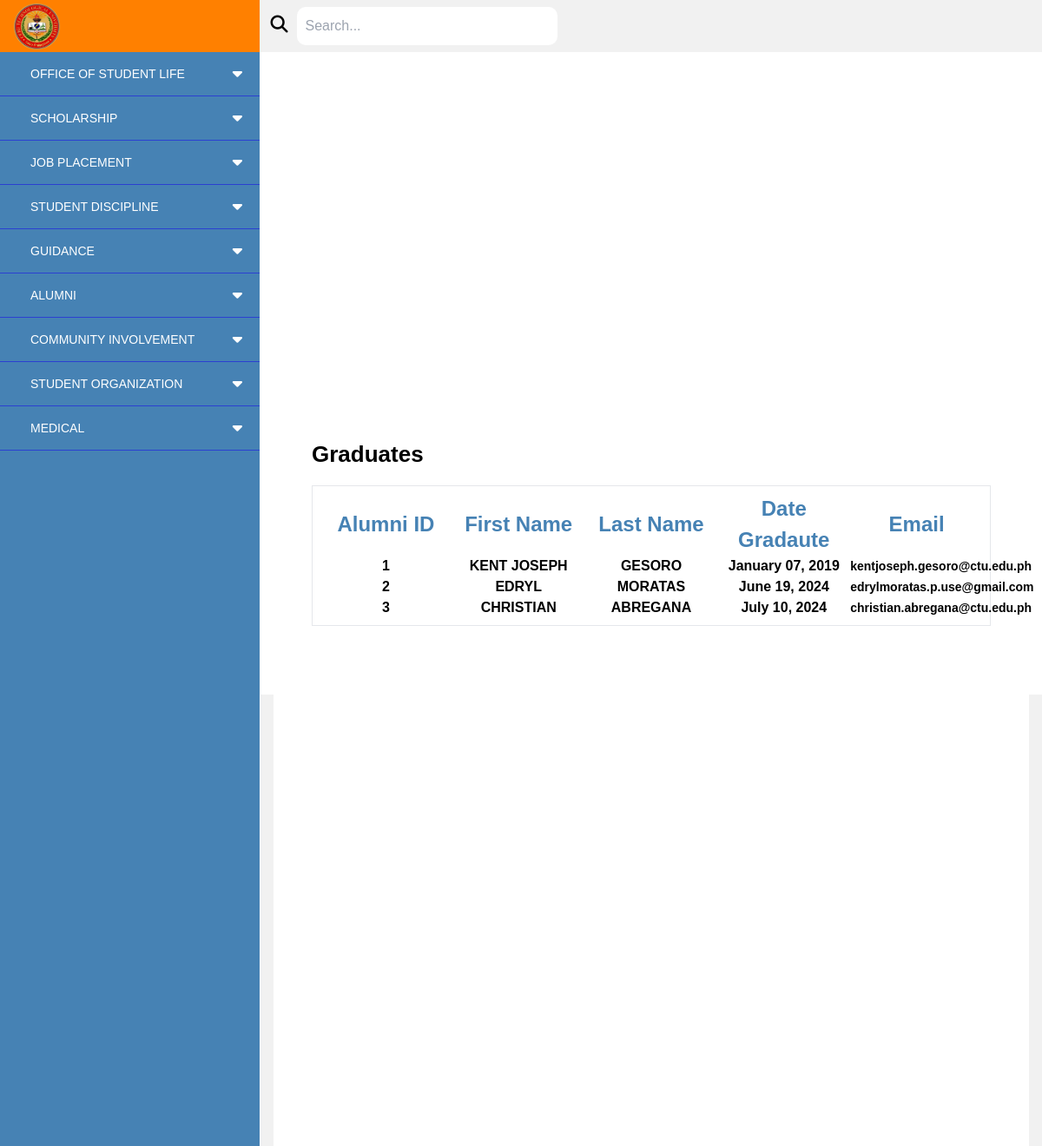
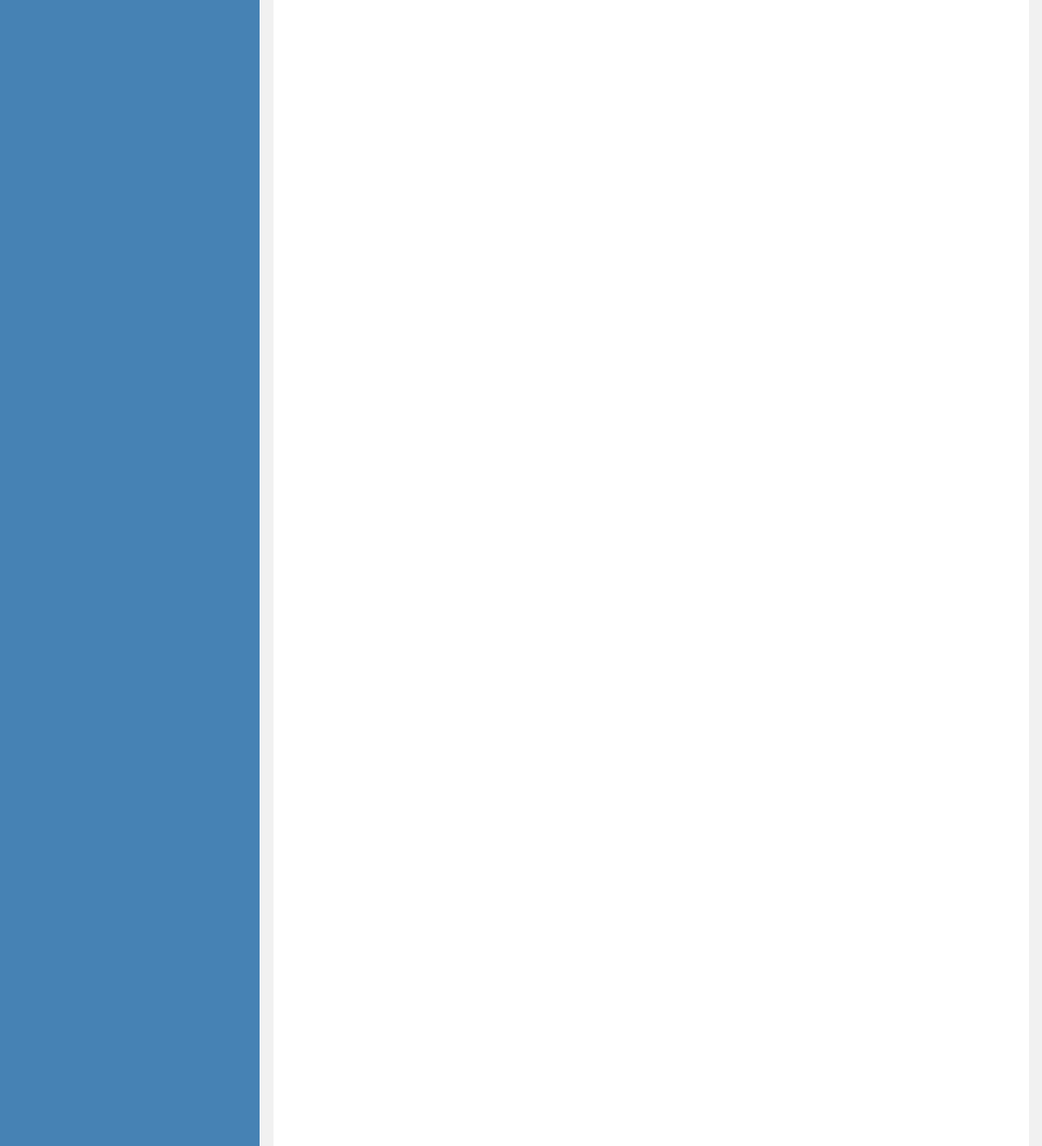
The app's page /admin_grad_tracer/ with its own data (2 pictures, top to bottom).
### studentLife_system/models.py (models this page shows)
class graduateForm(models.Model):
    alumniID = models.OneToOneField(Alumni, on_delete=models.CASCADE, primary_key=True)
    student = models.ForeignKey(studentInfo, on_delete=models.CASCADE,default=0)
    firstname = models.CharField(max_length=100, null=False)
    lastname = models.CharField(max_length=100, null=False)
    degree = models.CharField(max_length=100, null=False,default='')
    sex = models.CharField(max_length=10, null=False,default='')
    email_add = models.CharField(max_length=100, null=False,default='')
    contactnum = models.CharField(max_length=100, null=False,default='')
    alumniaddress = models.CharField(max_length=255, null=False)
    dategraduated = models.DateField(null=False)
    nameoforganization = models.CharField(max_length=255, null=False)
    employmenttype = models.CharField(max_length=100, default='default_value_here')
    occupationalClass = models.CharField(max_length=100, null=False)
    gradscholrelated = models.CharField(max_length=10, null=False)
    yearscompany = models.CharField(max_length=20, null=False)
    placework = models.CharField(max_length=100, null=False)
    firstjobgraduate = models.CharField(max_length=10, null=False)
    reasonstayingjob = models.TextField(null=False)
    designation = models.CharField(max_length=100, null=False)
    status = models.CharField(max_length=50, null=True)
    department = models.CharField(max_length=50, null=True)
    monthlyincome = models.CharField(max_length=50, null=False)
    workwhileworking = models.CharField(max_length=10, null=False)
    ifnotworking = models.CharField(max_length=255, null=False)
    reasontimegap = models.TextField(null=False)
    natureemployment = models.CharField(max_length=100, null=False)
    numberofyears = models.CharField(max_length=20, null=False)
    monthlyincome2 = models.CharField(max_length=50, null=False)
    academicprofession = models.IntegerField(null=False)
    researchcapability = models.IntegerField(null=False)
    learningefficiency =  models.IntegerField(null=False)
    peopleskills =models.IntegerField(null=False)
    problemsolvingskills = models.IntegerField(null=False)
    informationtechnologyskills = models.IntegerField(null=False)
    communityfield = models.IntegerField(null=False)
    globalfield = models.IntegerField(null=False)
    criticalskills =models.IntegerField(null=False)
    salaryimprovement = models.IntegerField(null=False)
    opportunitiesabroad = models.IntegerField(null=False)
    personalitydevelopment =models.IntegerField(null=False)
    technologiesvaluesformation = models.IntegerField(null=False)
    meetingprofessionalneeds = models.CharField(max_length=100, null=False,default='')
    rangeofcourses = models.CharField(max_length=100, null=False)
    relevanceprofession = models.CharField(max_length=100, null=False)
    extracurricular = models.CharField(max_length=100, null=False)
    premiumresearch = models.CharField(max_length=100, null=True)
    interlearning = models.CharField(max_length=100, null=False)
    teachingenvironment = models.CharField(max_length=100, null=False)
    qualityinstruction = models.CharField(max_length=100, null=False)
    teachrelationship = models.CharField(max_length=100, null=False)
    libraryresources = models.CharField(max_length=100, null=False)
    labresources = models.CharField(max_length=100, null=False)
    classize = models.CharField(max_length=100, null=False)
    profexpertise = models.CharField(max_length=100, null=False)
    profsubjectmatter = models.CharField(max_length=100, null=False)
    enrollmentdate = models.DateField(null=False)
    studiesdegree = models.CharField(max_length=100, null=False)
    universityinstitution = models.CharField(max_length=255, null=False)
    studiesAddress = models.CharField(max_length=255, null=False)
    pursuingstudies = models.TextField(null=False)
    def alumni_id(self):
        return self.alumni.alumniID
    alumni_id.short_description = 'Alumni ID'

class Alumni(models.Model):
    alumniID = models.AutoField(primary_key=True)
    student = models.ForeignKey(studentInfo, on_delete=models.CASCADE)
    alumnidate = models.DateField()
    alumnibirthday = models.DateField()
    alumnicontact = models.CharField(max_length=15)
    sssgsis = models.CharField(max_length=20)
    tin = models.CharField(max_length=20)
    parentguardian = models.CharField(max_length=100)
    alumniaddress = models.TextField()
    firstname = models.CharField(max_length=100, default='')
    lastname = models.CharField(max_length=100,default='')
    email_add = models.CharField(max_length=100, null=False,default='')
    degree = models.CharField(max_length=100, null=False,default='')
    sex = models.CharField(max_length=10, null=False,default='')
    claimed_date = models.DateTimeField(null=True, blank=True)
    approved = models.BooleanField(default=False)

### studentLife_system/views.py (the view)
# urls.py: path('admin_grad_tracer/', views.admin_gradTracer, name='admin_gradTracer'),
def admin_gradTracer(request):
    graduate_requests = graduateForm.objects.select_related('alumniID').all()
    return render(request, 'alumni/users/admin_gradTracer.html', {'graduate_requests': graduate_requests})

### templates/alumni/users/admin_gradTracer.html
{% extends 'alumni/users/base.html' %}
{% block content %}
<section class="h-auto ml-[300px] flex items-center justify-center  bg-grayyy ">
  <div class="mx-auto container text-black" style="margin-top: -60%;">
    <div class="flex items-center  justify-center mt-[200px]">
      <div class="bg-white w-full h-screen p-11">
        <h1 class="text-[26px] font-bold mb-4">Graduates</h1>
        <div class="flex flex-col w-full border justify-between items-center p-2">
          <div class="grid grid-cols-5 w-full items-center justify-center">
            <h3 class="text-blo font-bold text-[24px] w-full text-center">Alumni ID</h3>
            <h3 class="text-blo font-bold text-[24px] w-full text-center">First Name</h3>
            <h3 class="text-blo font-bold text-[24px] w-full text-center">Last Name</h3>
            <h3 class="text-blo font-bold text-[24px] w-full text-center">Date Gradaute</h3>
            <h3 class="text-blo font-bold text-[24px] w-full text-center ">Email</h3>
            {% for graduate_request in graduate_requests %}
            <p class="w-full font-bold text-center">
              {{ graduate_request.alumniID.alumniID }}
            </p>
            <p class="w-full font-bold text-center">
              {{ graduate_request.firstname }}
            </p>
            <p class="w-full font-bold text-center">
              {{ graduate_request.lastname }}
            </p>
            <p class="w-full font-bold text-center">
              {{ graduate_request.dategraduated|date:"F d, Y" }}
            </p>
            <p class="w-full font-bold text-center text-[14px]">
              {{ graduate_request.email_add }}
            </p>
            {% endfor %}
          </div>
        </div>
      </div>
    </div>
</section>
{% endblock %}

### static/alumni/users/styles.css (style rules this page uses)
* { margin: 0; padding: 0; box-sizing: border-box; font-family: 'Poppins', sans-serif; list-style-type: none; }

### records on screen
graduateForm: alumniID.alumniID "1", firstname "KENT JOSEPH", lastname "GESORO", dategraduated "January 07, 2019", email_add "kentjoseph.gesoro@ctu.edu.ph"
graduateForm: alumniID.alumniID "2", firstname "EDRYL", lastname "MORATAS", dategraduated "June 19, 2024", email_add "edrylmoratas.p.use@gmail.com"
graduateForm: alumniID.alumniID "3", firstname "CHRISTIAN", lastname "ABREGANA", dategraduated "July 10, 2024", email_add "christian.abregana@ctu.edu.ph"
